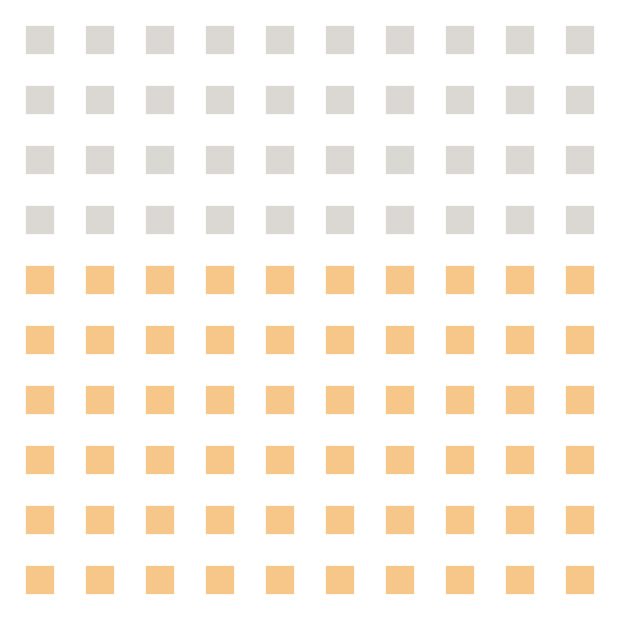

This figure's Vega-Lite source:
### Vega-Lite specification from a JSON file in a GitHub repository (floating-point values rounded to 4 significant figures)
{"$schema": "https://vega.github.io/schema/vega-lite/v5.json", "config": {"view": {"stroke": "white"}}, "width": 300, "height": 300, "data": {"values": [{"id": 1}, {"id": 2}, {"id": 3}, {"id": 4}, {"id": 5}, {"id": 6}, {"id": 7}, {"id": 8}, {"id": 9}, {"id": 10}, {"id": 11}, {"id": 12}, {"id": 13}, {"id": 14}, {"id": 15}, {"id": 16}, {"id": 17}, {"id": 18}, {"id": 19}, {"id": 20}, {"id": 21}, {"id": 22}, {"id": 23}, {"id": 24}, {"id": 25}, {"id": 26}, {"id": 27}, {"id": 28}, {"id": 29}, {"id": 30}, {"id": 31}, {"id": 32}, {"id": 33}, {"id": 34}, {"id": 35}, {"id": 36}, {"id": 37}, {"id": 38}, {"id": 39}, {"id": 40}, {"id": 41}, {"id": 42}, {"id": 43}, {"id": 44}, {"id": 45}, {"id": 46}, {"id": 47}, {"id": 48}, {"id": 49}, {"id": 50}, {"id": 51}, {"id": 52}, {"id": 53}, {"id": 54}, {"id": 55}, {"id": 56}, {"id": 57}, {"id": 58}, {"id": 59}, {"id": 60}, {"id": 61}, {"id": 62}, {"id": 63}, {"id": 64}, {"id": 65}, {"id": 66}, {"id": 67}, {"id": 68}, {"id": 69}, {"id": 70}, {"id": 71}, {"id": 72}, {"id": 73}, {"id": 74}, {"id": 75}, {"id": 76}, {"id": 77}, {"id": 78}, {"id": 79}, {"id": 80}, {"id": 81}, {"id": 82}, {"id": 83}, {"id": 84}, {"id": 85}, {"id": 86}, {"id": 87}, {"id": 88}, {"id": 89}, {"id": 90}, {"id": 91}, {"id": 92}, {"id": 93}, {"id": 94}, {"id": 95}, {"id": 96}, {"id": 97}, {"id": 98}, {"id": 99}, {"id": 100}]}, "transform": [{"calculate": "ceil (datum.id/10)", "as": "col"}, {"calculate": "datum.id - datum.col*10", "as": "row"}], "mark": {"type": "point", "filled": true}, "encoding": {"x": {"field": "row", "type": "ordinal", "axis": null}, "y": {"field": "col", "type": "ordinal", "axis": null}, "shape": {"value": "square"}, "color": {"condition": {"test": "datum.id  <=40", "value": "#ccc6c0"}, "value": "#f4af59"}, "size": {"value": 200}}}
